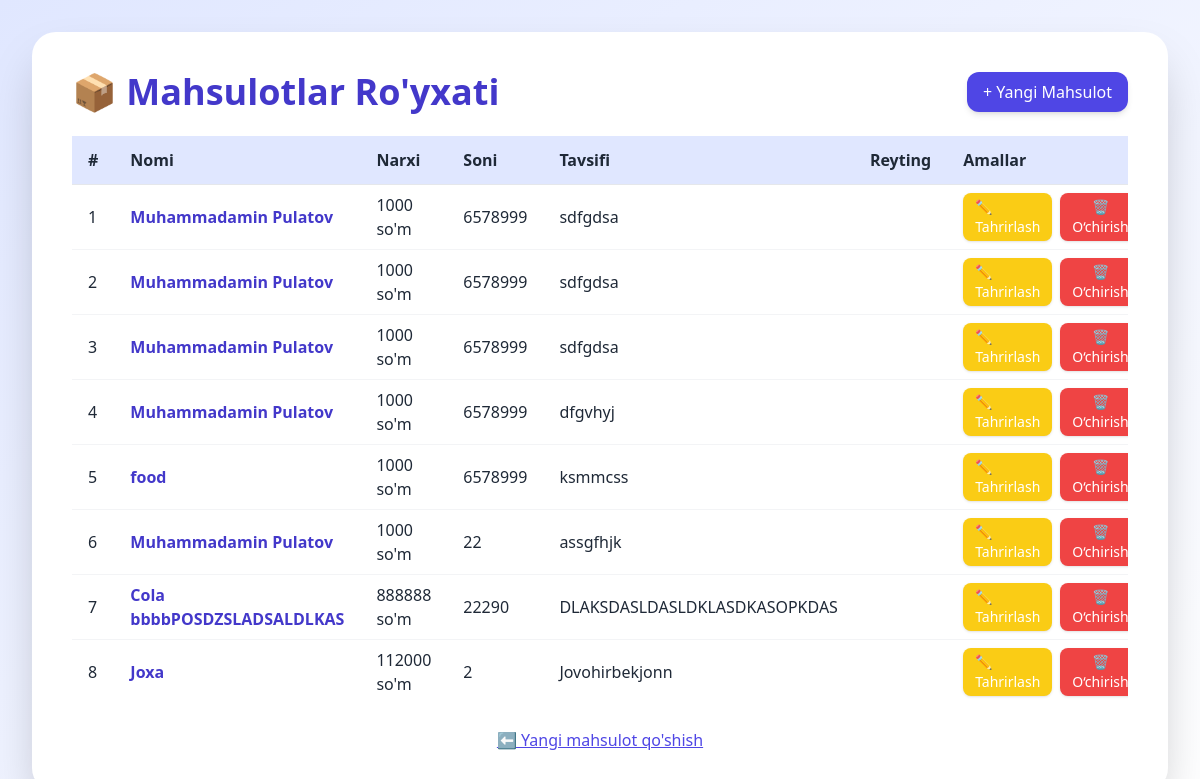
Screenshot of /products/ with the database file from the repository.
### form/models.py (models this page shows, shortened)
class Product(Model):
    name=CharField(max_length=255)
    desc=TextField()
    price=IntegerField()
    count=IntegerField()
    rating = IntegerField(default=0)

### form/views.py (the view)
# urls.py: path('products/', product_view, name='product-list'),
def product_view(request):
    products = Product.objects.all()
    return render(request, 'list.html', {'products': products})

### form/templates/list.html (shortened to what this page needs)
<!DOCTYPE html>
<html lang="uz">
<head>
  <script src="https://cdn.tailwindcss.com"></script>
</head>
<body class="bg-gradient-to-br from-indigo-100 to-white min-h-screen p-4 sm:p-8">
  <div class="max-w-7xl mx-auto bg-white p-6 sm:p-10 rounded-3xl shadow-2xl">
    <div class="flex justify-between items-center mb-6">
      <h1 class="text-2xl sm:text-4xl font-bold text-indigo-700">📦 Mahsulotlar Ro'yxati</h1>
      <a href="/" class="bg-indigo-600 hover:bg-indigo-700 text-white px-4 py-2 rounded-xl text-sm sm:text-base shadow-md transition duration-300">
        + Yangi Mahsulot
      </a>
    </div>
    <div class="overflow-x-auto">
      <table class="min-w-full divide-y divide-gray-200 text-sm sm:text-base text-gray-800">
        <thead class="bg-indigo-100">
          <tr>
            <th class="px-4 py-3 text-left">#</th>
            <th class="px-4 py-3 text-left">Nomi</th>
            <th class="px-4 py-3 text-left">Narxi</th>
            <th class="px-4 py-3 text-left">Soni</th>
            <th class="px-4 py-3 text-left">Tavsifi</th>
            <th class="px-4 py-3 text-left">Reyting</th>
            <th class="px-4 py-3 text-left">Amallar</th>
          </tr>
        </thead>
        <tbody class="bg-white divide-y divide-gray-100">
          {% for product in products %}
          <tr class="hover:bg-gray-50">
            <td class="px-4 py-2">{{ forloop.counter }}</td>
            <td class="px-4 py-2 font-semibold text-indigo-700">{{ product.name }}</td>
            <td class="px-4 py-2">{{ product.price }} so'm</td>
            <td class="px-4 py-2">{{ product.count }}</td>
            <td class="px-4 py-2">{{ product.desc }}</td>
            <td class="px-4 py-2">
            </td>
            <td class="px-4 py-2">
              <div class="flex gap-2">
                <a href="{% url 'product_edit' product.id %}" class="bg-yellow-400 hover:bg-yellow-500 text-white px-3 py-1 rounded-lg text-xs sm:text-sm shadow">
                  ✏️ Tahrirlash
                </a>
                <form action="{% url 'product_delete' product.id %}" method="post" onsubmit="return confirm('Rostdan ham o‘chirmoqchimisiz?')">
                  <button type="submit" class="bg-red-500 hover:bg-red-600 text-white px-3 py-1 rounded-lg text-xs sm:text-sm shadow">
                    🗑️ O‘chirish
                  </button>
                </form>
              </div>
            </td>
          </tr>
          {% empty %}
          <tr>
            <td colspan="7" class="text-center py-6 text-gray-500">🚫 Hozircha mahsulotlar mavjud emas</td>
          </tr>
          {% endfor %}
        </tbody>
      </table>
    </div>
    <div class="mt-6 text-center">
      <a href="/" class="text-indigo-600 hover:text-indigo-800 text-sm sm:text-base underline transition duration-300">
        ⬅ Yangi mahsulot qo'shish
      </a>
    </div>
  </div>
</body>
</html>

### rows the page displays
Product: name "Muhammadamin Pulatov", price "1000", count "6578999", desc "sdfgdsa"
Product: name "Muhammadamin Pulatov", price "1000", count "6578999", desc "sdfgdsa"
Product: name "Muhammadamin Pulatov", price "1000", count "6578999", desc "sdfgdsa"
Product: name "Muhammadamin Pulatov", price "1000", count "6578999", desc "dfgvhyj"
Product: name "food", price "1000", count "6578999", desc "ksmmcss"
Product: name "Muhammadamin Pulatov", price "1000", count "22", desc "assgfhjk"
Product: name "Cola bbbbPOSDZSLADSALDLKAS", price "888888", count "22290", desc "DLAKSDASLDASLDKLASDKASOPKDAS"
Product: name "Joxa", price "112000", count "2", desc "Jovohirbekjonn"
